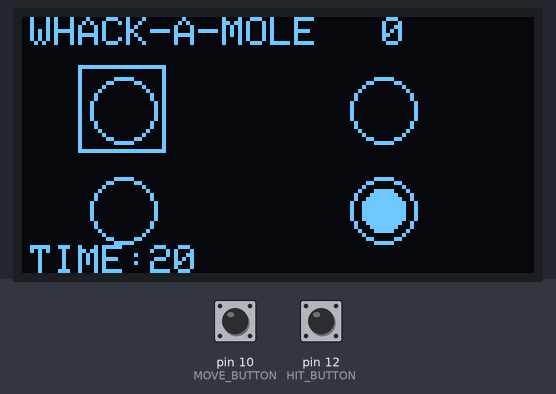
A sketch run on a simulated Arduino Uno, built with avr-gcc and run on an emulated ATmega328P. Parts: 128×64 one-colour display. The test bench sets the inputs (shaded band); at power-on: pin 10 (MOVE_BUTTON) HIGH, pin 12 (HIT_BUTTON) HIGH. Random numbers use the default seed unless the sketch sets one.

Above: at 1.6 s.
At 2.7 s:
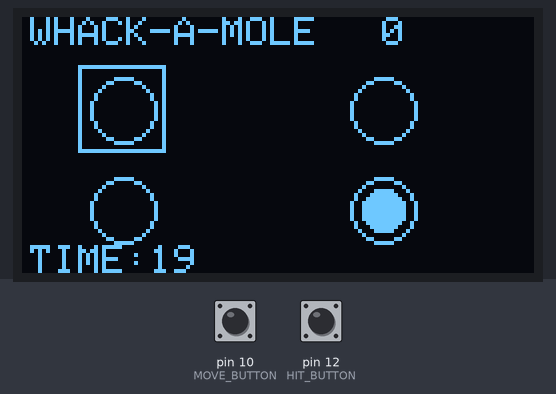
2.8 s: pin 10 (MOVE_BUTTON) pulled LOW for 0.15 s
At 4.2 s:
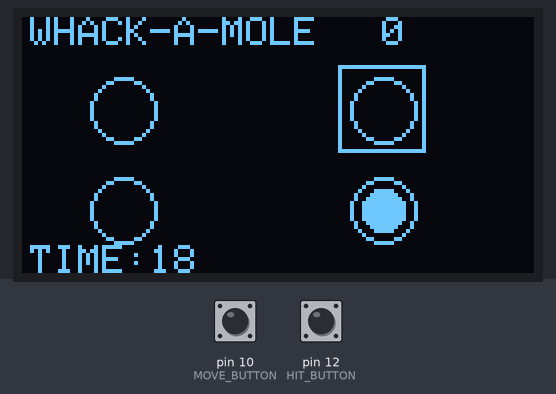
5.1 s: pin 10 (MOVE_BUTTON) pulled LOW for 1 s
At 7.1 s:
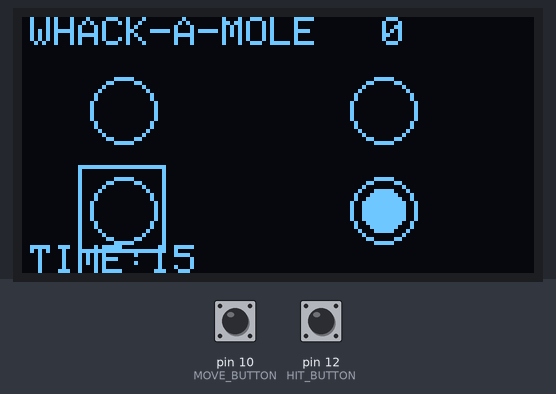
Timing chart, 0 to 8.6 s (numbered marks = the images above; inputs shaded):
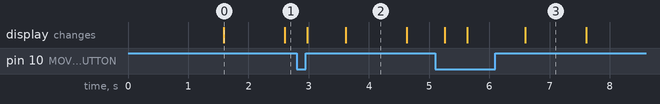

The sketch:

waka_mole.ino
```cpp
#include <Wire.h>
#include <Adafruit_GFX.h>
#include <Adafruit_SSD1306.h>

#define SCREEN_WIDTH 128
#define SCREEN_HEIGHT 64

Adafruit_SSD1306 display(SCREEN_WIDTH, SCREEN_HEIGHT, &Wire, -1);

// Buttons
#define MOVE_BUTTON 10
#define HIT_BUTTON  12

// Mole position
int mole = 0;

// Player cursor
int cursor = 0;

// Score
int score = 0;

// Game time
unsigned long startTime;
const int gameTime = 20;

// Button states
bool lastMove = HIGH;
bool lastHit = HIGH;

void newMole() {

  int oldMole = mole;

  // Make sure the new mole is different
  do {
    mole = random(0, 4);
  } while (mole == oldMole);
}

void drawGame() {

  display.clearDisplay();

  // Title
  display.setTextSize(1);
  display.setTextColor(SSD1306_WHITE);

  display.setCursor(2, 0);
  display.print("WHACK-A-MOLE");

  // Score
  display.setCursor(90, 0);
  display.print(score);

  // Mole positions
  int x[4] = {25, 90, 25, 90};
  int y[4] = {23, 23, 48, 48};

  // Draw four holes
  for (int i = 0; i < 4; i++) {

    display.drawCircle(x[i], y[i], 8, SSD1306_WHITE);

    // Draw mole
    if (i == mole) {
      display.fillCircle(x[i], y[i], 5, SSD1306_WHITE);
    }
  }

  // Cursor around selected position
  display.drawRect(
    x[cursor] - 11,
    y[cursor] - 11,
    22,
    22,
    SSD1306_WHITE
  );

  // Time remaining
  int elapsed = (millis() - startTime) / 1000;
  int remaining = gameTime - elapsed;

  display.setCursor(2, 57);
  display.print("TIME:");
  display.print(remaining);

  display.display();
}

void gameOver() {

  display.clearDisplay();

  display.setTextSize(2);
  display.setTextColor(SSD1306_WHITE);

  display.setCursor(20, 15);
  display.print("GAME");

  display.setCursor(20, 35);
  display.print("OVER");

  display.setTextSize(1);

  display.setCursor(82, 25);
  display.print("SCORE");

  display.setCursor(95, 40);
  display.print(score);

  display.display();

  delay(3000);
}

void setup() {

  pinMode(MOVE_BUTTON, INPUT_PULLUP);
  pinMode(HIT_BUTTON, INPUT_PULLUP);

  if (!display.begin(SSD1306_SWITCHCAPVCC, 0x3C)) {
    while (1);
  }

  randomSeed(analogRead(A0));

  display.clearDisplay();
  display.setTextColor(SSD1306_WHITE);

  display.setTextSize(2);
  display.setCursor(15, 20);
  display.print("READY!");

  display.display();

  delay(1500);

  newMole();

  startTime = millis();
}

void loop() {

  // ---------------- TIME ----------------

  int elapsed = (millis() - startTime) / 1000;

  if (elapsed >= gameTime) {

    gameOver();

    // Restart game
    score = 0;
    cursor = 0;

    newMole();

    startTime = millis();

    return;
  }


  // ---------------- MOVE BUTTON ----------------

  bool moveState = digitalRead(MOVE_BUTTON);

  if (moveState == LOW && lastMove == HIGH) {

    cursor++;

    if (cursor >= 4) {
      cursor = 0;
    }

    delay(100);
  }

  lastMove = moveState;


  // ---------------- HIT BUTTON ----------------

  bool hitState = digitalRead(HIT_BUTTON);

  if (hitState == LOW && lastHit == HIGH) {

    if (cursor == mole) {

      // Correct!
      score++;

      newMole();

    } else {

      // Wrong hit
      if (score > 0) {
        score--;
      }
    }

    delay(150);
  }

  lastHit = hitState;


  // ---------------- DISPLAY ----------------

  drawGame();

  delay(20);
}
```

Measured:
- what the display in image 0 shows lasts 1.0 s, from 1.6 s to 2.6 s
